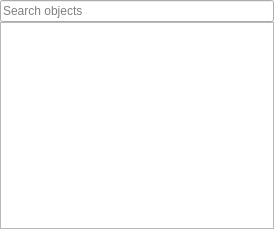
<?xml version="1.0" encoding="UTF-8"?>
<ui version="4.0">
 <class>ObjectsDock</class>
 <widget class="QDockWidget" name="ObjectsDock">
  <property name="geometry">
   <rect>
    <x>0</x>
    <y>0</y>
    <width>274</width>
    <height>229</height>
   </rect>
  </property>
  <property name="windowTitle">
   <string>Objects</string>
  </property>
  <widget class="QWidget" name="dockWidgetContents">
   <layout class="QVBoxLayout" name="verticalLayout">
    <property name="spacing">
     <number>0</number>
    </property>
    <property name="leftMargin">
     <number>0</number>
    </property>
    <property name="topMargin">
     <number>0</number>
    </property>
    <property name="rightMargin">
     <number>0</number>
    </property>
    <property name="bottomMargin">
     <number>0</number>
    </property>
    <item>
     <layout class="QVBoxLayout" name="verticalLayout_2">
      <property name="spacing">
       <number>0</number>
      </property>
      <property name="bottomMargin">
       <number>0</number>
      </property>
      <item>
       <widget class="QLineEdit" name="m_search_objects_edit">
        <property name="placeholderText">
         <string>Search objects</string>
        </property>
       </widget>
      </item>
      <item>
       <widget class="utils::QtUnselectableTreeView" name="m_objects_view"/>
      </item>
     </layout>
    </item>
   </layout>
  </widget>
 </widget>
 <customwidgets>
  <customwidget>
   <class>utils::QtUnselectableTreeView</class>
   <extends>QTreeView</extends>
   <header location="global">utils/view/unselectable_view.h</header>
  </customwidget>
 </customwidgets>
 <resources/>
 <connections/>
</ui>
